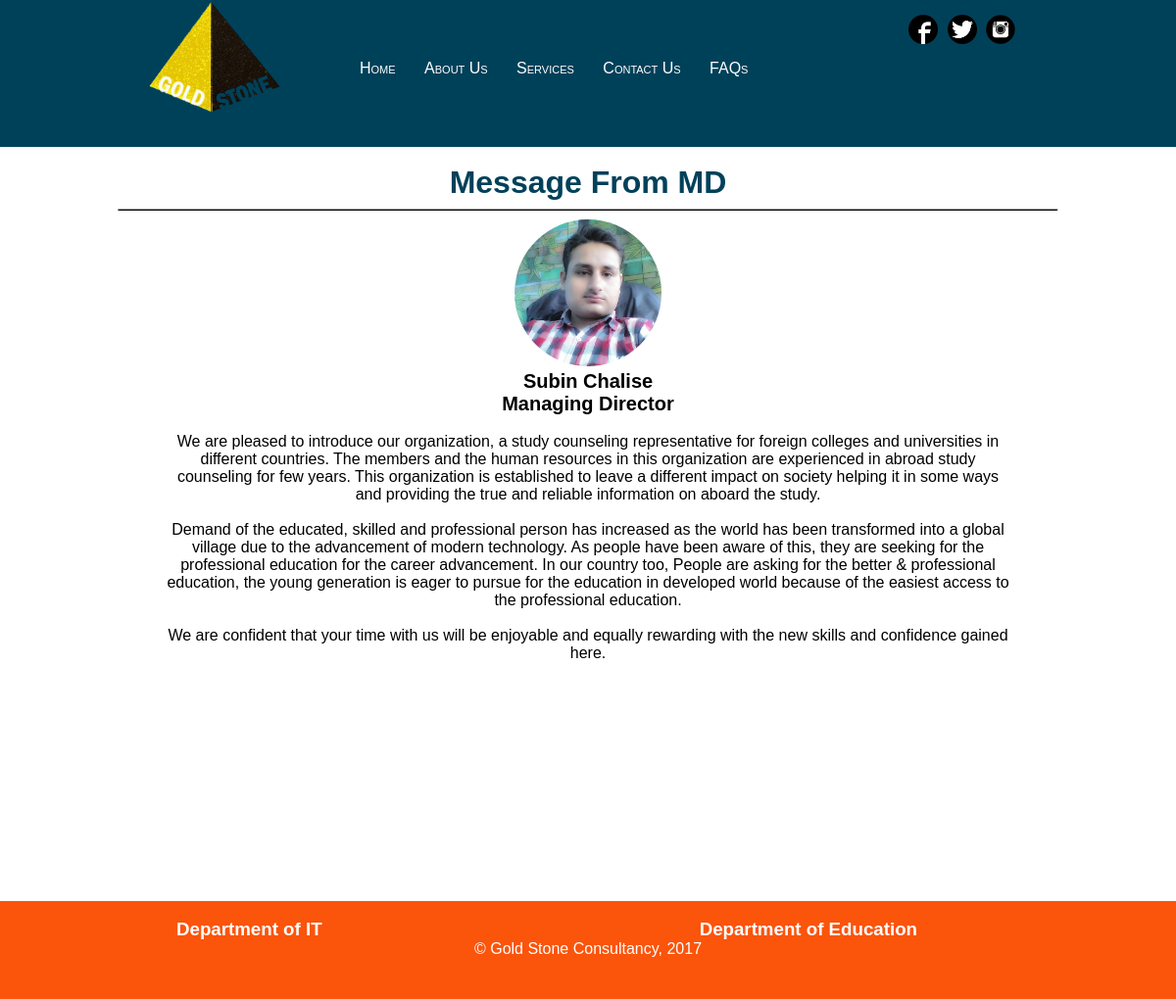
Screenshot of /Edu/about.php?title=Message From MD with the database file from the repository.
### tables this page shows
CREATE TABLE IF NOT EXISTS `tbl_about` (
  `id` int(11) NOT NULL AUTO_INCREMENT,
  `tid` int(11) NOT NULL,
  `topic` text NOT NULL,
  `detail` text NOT NULL,
  PRIMARY KEY (`id`)
);

### Edu/about.php (the view, shortened to what this page needs)
<?php
include '../Includes/connection.php';
$topic = $_GET['title'];
$data = mysqli_query($connection, "select * from tbl_about where topic = '$topic'");
$data1 = mysqli_fetch_array($data);
?>
<!DOCTYPE html>
<html lang="en">
    <head>
        <?php include '../Includes/link.php'; ?>
        </head>
	<div id="about_us">
	<?php include '../Includes/edu_header.php'; ?>
<div style="height: 150px; width: 100%;"></div>
<div class="about_us">
<br>
<div id="abt_detail"> <h1 style="color: #00415a;"><? echo $data1['topic'] ?></h1>
<hr width="100%" size="5px" style="border-radius: 5px;"/>
<?php if($data1['topic'] === "Message From MD") { ?>
	<center><div id="md_img"><img src="../Images/md.jpg" />
<br>
<span id="md_name">Subin Chalise<br>Managing Director</span>
</div> </center>
<?php
}
?>
<p><?echo $data1['detail'] ?></p>
</div>
</div>
</div>
	<div id="last_main_content">
<div id="footer">
<?php include '../Includes/footer.php'; ?>
</div>
</div>
	</body>
	</html>

### Style/style.css (style rules this page uses)
html { font-family: Baumans; -ms-text-size-adjust: 100%; -webkit-text-size-adjust: 100%; }
body,div,p,h1,h2,h3, h4, h5 { margin: 0px; }
#last_main_content { clear: both; height: 100px; width: 100%; background-color: #FB540B !important; }
#footer { color: #fff; width: 70%; margin-left: auto; margin-right: auto; }
hr { background: #000; }

### Style/style-edu.css (style rules this page uses)
html { font-family: Arial; -ms-text-size-adjust: 100%; -webkit-text-size-adjust: 100%; }
body,div,p,h1,h2,h3, h4, h5, a { margin: 0px; }
* { box-sizing: border-box; }
#about_us { background: none; background-size: cover; width: 100%; height: 920px; color: #000; }
#about_us .about_us { width: 80%; margin-left: auto; margin-right: auto; height: 700px; }
#abt_detail { text-align: center; }
#abt_detail p { width: 90%; margin-left: auto; margin-right: auto; }
#abt_detail #md_img { width: 300px; height: 200px; }
#abt_detail #md_img #md_name { font-weight: bold; font-size: 20px; }
#abt_detail #md_img img { width: 150px; height: 150px; border-radius: 100%; }
#about_us .about_us h1 { color: #000; }

### rows the page displays
tbl_about: topic "Message From MD", detail "We are pleased to introduce our organization, a study counseling representative for foreign colleges and universities in different countries. The members and the human resources in this organization are experienced in abroad study counseling for few years. This organization is established to leave a different impact on society helping it in some ways and providing the true and reliable information on aboard the study. Demand of the educated, skilled and professional person has increased as the world has been transformed into a global village due to the advancement of modern technology. As people have been aware of this, they are seeking for the professional education for the career…"
